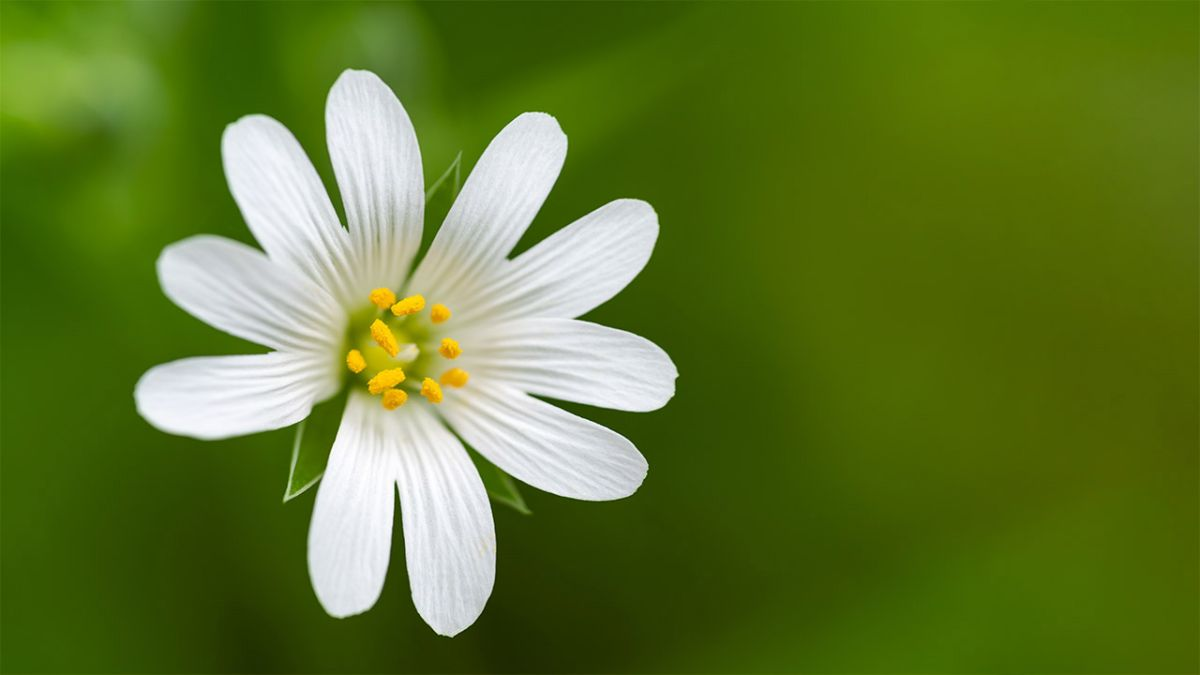
#> input picture raw/flower.jpg, 1200 x 675 px, found by its file name
$ python point-detection-activity.py
#> lines starting #> are read from the running program, lines starting #| are printed output that depends on the picture
import numpy as np
import cv2 as cv
from matplotlib import pyplot as plt

# Read the image from disk
img = cv.imread('flower.jpg', cv.IMREAD_GRAYSCALE)
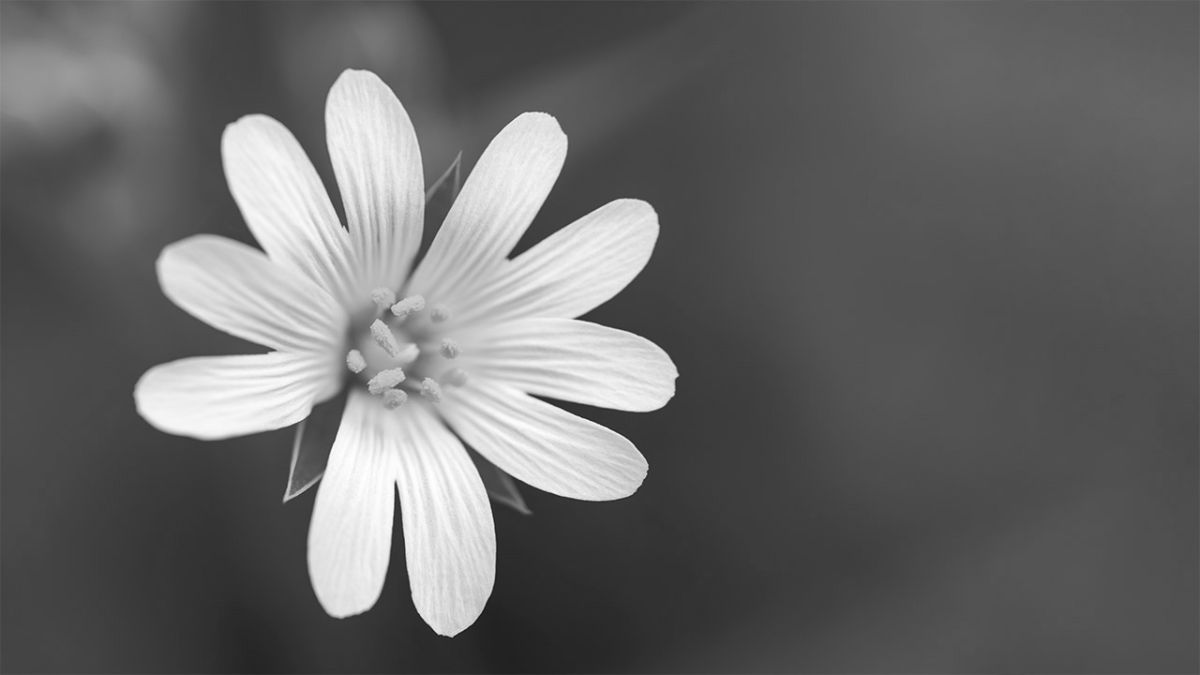
#> img: shape (675, 1200); min 18, max 255, mean 103.8

# Initiate ORB detector with custom parameters
orb = cv.ORB_create(nfeatures=5000, scoreType=cv.ORB_FAST_SCORE, patchSize=3)

# Find the keypoints with ORB
kp = orb.detect(img, None)
#> kp = 737 keypoints; strongest (x, y, size): (580, 315, 10.7), (394, 484, 5.2), (396, 485, 7.5), (511, 254, 9)

# Compute the descriptors with ORB
kp, des = orb.compute(img, kp)

# Draw only keypoints location, not size and orientation
img_with_keypoints = cv.drawKeypoints(img, kp, None, color=(0, 255, 0), flags=0)

# Create a subplot to display both images
plt.figure(figsize=(10, 10))

# Display the original grayscale image on the left subplot
plt.subplot(1, 2, 1)
plt.imshow(img, cmap='gray')
plt.title('Original Image')
plt.axis('off')

# Display the image with keypoints on the right subplot
plt.subplot(1, 2, 2)
plt.imshow(img_with_keypoints, cmap='gray')
plt.title('Image with Keypoints')
plt.axis('off')

# Show the plot with both images
plt.show()
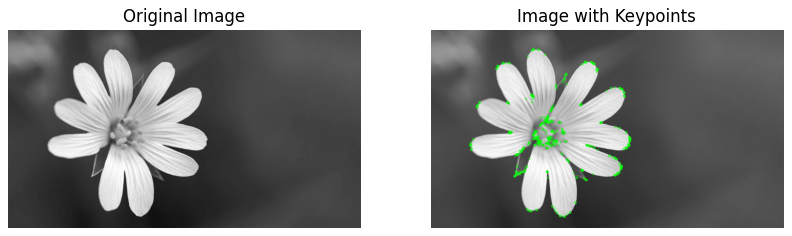
#> figure drawn by matplotlib, 2 panels

$ run again, with raw/YOUR ROAD.jpg copied over raw/flower.jpg
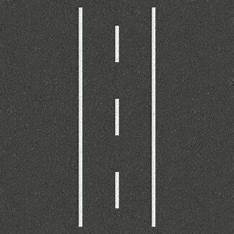
#> input picture raw/YOUR ROAD.jpg, 234 x 234 px, found by its file name
#> kp = 37 keypoints; strongest (x, y, size): (116, 134, 3), (116, 60, 3.6), (116, 133, 3.6), (117, 61, 3)
#> `plt.show()`:
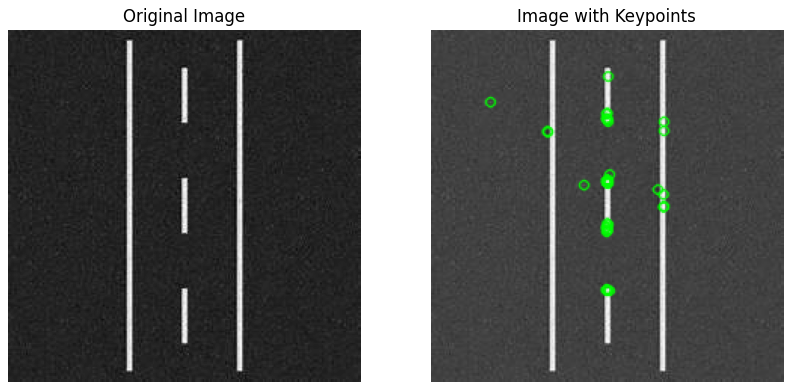
#> figure drawn by matplotlib, 2 panels
